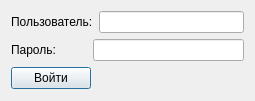
<?xml version="1.0" encoding="UTF-8"?>
<ui version="4.0">
 <class>LoginForm</class>
 <widget class="QWidget" name="LoginForm">
  <property name="windowModality">
   <enum>Qt::WindowModal</enum>
  </property>
  <property name="geometry">
   <rect>
    <x>0</x>
    <y>0</y>
    <width>255</width>
    <height>101</height>
   </rect>
  </property>
  <property name="sizePolicy">
   <sizepolicy hsizetype="Fixed" vsizetype="Fixed">
    <horstretch>0</horstretch>
    <verstretch>0</verstretch>
   </sizepolicy>
  </property>
  <property name="windowTitle">
   <string>Аутентификация</string>
  </property>
  <layout class="QVBoxLayout" name="verticalLayout_2">
   <item>
    <layout class="QVBoxLayout" name="verticalLayout">
     <item>
      <layout class="QHBoxLayout" name="horizontalLayout">
       <item>
        <widget class="QLabel" name="label">
         <property name="minimumSize">
          <size>
           <width>76</width>
           <height>0</height>
          </size>
         </property>
         <property name="text">
          <string>Пользователь:</string>
         </property>
        </widget>
       </item>
       <item>
        <widget class="QLineEdit" name="lineEdit">
         <property name="inputMethodHints">
          <set>Qt::ImhLatinOnly</set>
         </property>
        </widget>
       </item>
      </layout>
     </item>
     <item>
      <layout class="QHBoxLayout" name="horizontalLayout_2">
       <item>
        <widget class="QLabel" name="label_2">
         <property name="minimumSize">
          <size>
           <width>76</width>
           <height>0</height>
          </size>
         </property>
         <property name="text">
          <string>Пароль:</string>
         </property>
        </widget>
       </item>
       <item>
        <widget class="QLineEdit" name="lineEdit_2">
         <property name="inputMethodHints">
          <set>Qt::ImhNone</set>
         </property>
        </widget>
       </item>
      </layout>
     </item>
    </layout>
   </item>
   <item>
    <layout class="QHBoxLayout" name="horizontalLayout_3">
     <item>
      <widget class="QPushButton" name="pushButton">
       <property name="text">
        <string>Войти</string>
       </property>
       <property name="autoDefault">
        <bool>true</bool>
       </property>
       <property name="default">
        <bool>true</bool>
       </property>
      </widget>
     </item>
     <item>
      <spacer name="horizontalSpacer">
       <property name="orientation">
        <enum>Qt::Horizontal</enum>
       </property>
       <property name="sizeHint" stdset="0">
        <size>
         <width>40</width>
         <height>20</height>
        </size>
       </property>
      </spacer>
     </item>
    </layout>
   </item>
  </layout>
 </widget>
 <resources/>
 <connections/>
</ui>
